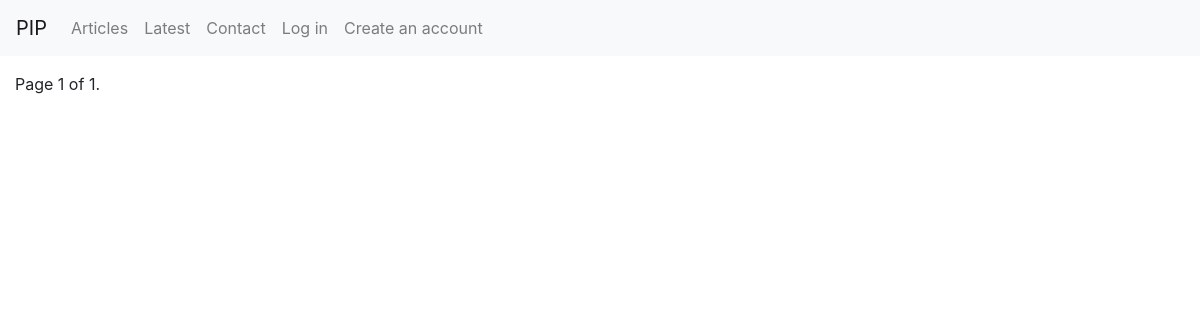
/articles/, run on an earlier commit of the app's database.
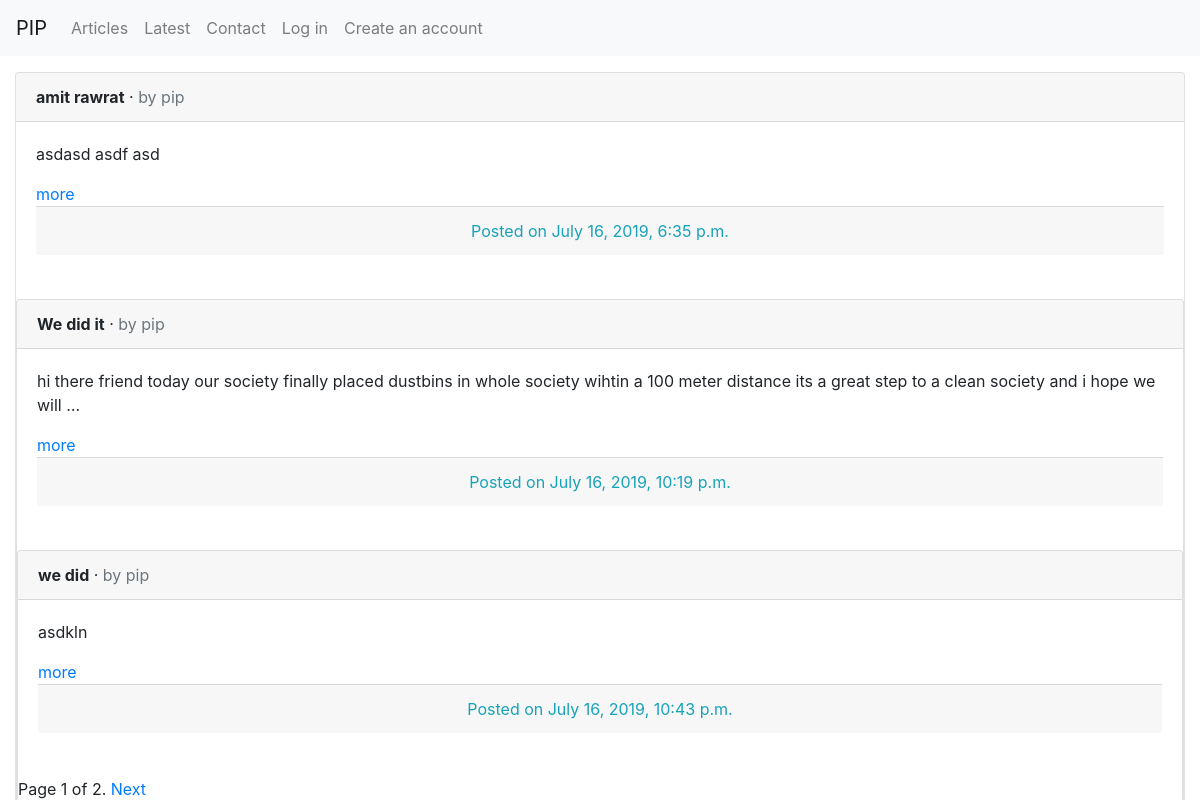
And on a later commit of the database.
### articles/models.py (models this page shows, shortened)
class Article(models.Model):
    title = models.CharField(max_length=255 )
    slug = models.SlugField(max_length= 255, unique_for_date = 'created')
    body = models.TextField()
    created = models.DateTimeField(auto_now_add=True)
    updated = models.DateTimeField(auto_now= True)
    author = models.ForeignKey(User, on_delete=models.CASCADE)
    lat = models.DecimalField(_('Latitude'), max_digits=22, decimal_places=16, blank=True, null=True)
    lng = models.DecimalField(_('Longitude'), max_digits=22, decimal_places=16, blank=True, null=True)
    def get_absolute_url(self):
        return reverse('articles:article_detail',
                    args=[ self.created.year,
                            self.created.month,
                            self.created.day,
                            self.slug])

### articles/views.py (the view)
# urls.py: path('', ArticleListView.as_view(), name='list'),
class ArticleListView(ListView):
    model = Article
    context_object_name = 'articles'
    paginate_by = 3
    template_name = 'articlesApp/article_list.html'

### templates/articlesApp/article_list.html (shortened to what this page needs)
{%extends 'base.html' %}
{% block content %}
    {% for article in articles %}
        <div class="card">
            <div class="card-header">
                <span class="font-weight-bold">{{ article.title }}</span> &middot;
                <span class="text-muted">by {{ article.author}}
                </span>
            </div>
        <div class="card-body">
            {{ article.body|truncatewords:30|linebreaks }}
            <a href = "{{ article.get_absolute_url }}">
                    more
                </a>
            <div class="card-footer text-center text-muted">
                <span class="text-info">Posted on {{ article.created }}</span>
            </div>
    </div>
    <br />
{% endfor %}
{%	include	"pagination.html" with page=page_obj	%}
{% endblock content %}

### templates/base.html (shortened to what this page needs)
{% load bootstrap3 %}
{% load static %}
<!DOCTYPE html>
<html>
    <head>
        <link rel="stylesheet" href="https://maxcdn.bootstrapcdn.com/bootstrap/4.3.1/css/bootstrap.min.css">
    </head>
    <body>
        <nav class="navbar navbar-expand-lg navbar-light bg-light">
                <a class="navbar-brand" href="{% url 'index' %}">PIP</a>
                <div class="collapse navbar-collapse" id= "navbarNavAltMarkup">
                    <div class="navbar-nav">
                        {% if request.user.is_authenticated %}
                                <a class="nav-link" href="{% url 'articles:list' %}">Articles</a>
                                <a class="nav-link" href="#">Latest</a>
                               <a class="nav-link" href="#">Contact</a>
                                <a class="nav-link mr-auto-right" href="#"  >{{ request.user.username}} </a>
                               <a class="nav-link mr-auto-right" href="{% url 'accounts:log_out' %}">Log Out</a>
                        {% else %}
                            <a class="nav-link" href="{% url 'articles:list' %}">Articles</a>
                            <a class="nav-link" href="#">Latest</a>
                            <a class="nav-link" href="#">Contact</a>
                            <a class="nav-link" href="{% url 'accounts:log_in' %}">Log in</a>
                            <a class="nav-link" href="{% url 'accounts:register' %}">Create an account</a>
                        {% endif %}
                    </div>
                </div>
        </nav>
<div class="container-fluid mt-3">
    {% block content %}{% endblock %}
</div>
</body>
</html>

### templates/pagination.html (shortened to what this page needs)
<div	class="pagination">
    <span	class="step-links">
            <span	class="current">
            Page	{{	page.number	}}	of	{{	page.paginator.num_pages	}}.
            </span>
            {%	if	page.has_next	%}
            <a	href="?page={{	page.next_page_number	}}">Next</a>
            {%	endif	%}
    </span>
</div>

What changed in the data, as far as the page shows it:
added Article: title "amit rawrat", author "pip", body "asdasd asdf asd", created "July 16, 2019, 6:35 p.m."
added Article: title "We did it", author "pip", body "hi there friend today our society finally placed dustbins in whole society wihtin a 100 meter distance its a great step to a clean society and i hope we will …", created "July 16, 2019, 10:19 p.m."
added Article: title "we did", author "pip", body "asdkln", created "July 16, 2019, 10:43 p.m."
Also different on the page:
{{ page.paginator.num_pages }}: "1" → "2"
text now shown: "Next"
